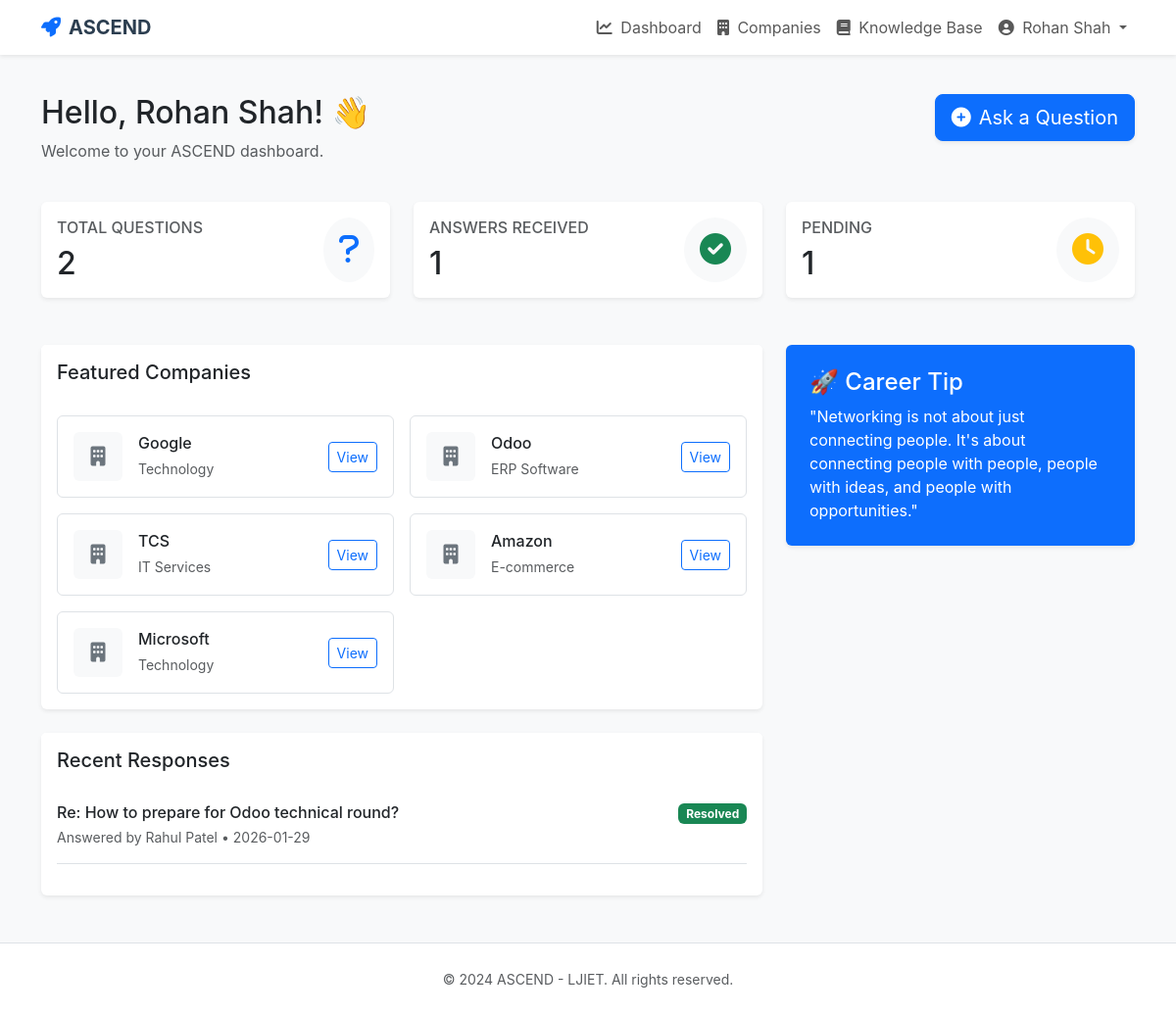
Page /student_dashboard (signed in) on the committed database.
### app/models.py (models this page shows, shortened)
class User(UserMixin, db.Model):
    id = db.Column(db.Integer, primary_key=True)
    name = db.Column(db.String(64), nullable=False)
    email = db.Column(db.String(120), index=True, unique=True, nullable=False)
    password_hash = db.Column(db.String(128))
    role = db.Column(db.String(20), nullable=False) # 'student', 'alumni', 'admin'
    created_at = db.Column(db.DateTime, default=datetime.utcnow)
    student_profile = db.relationship('Student', backref='user', uselist=False)
    alumni_profile = db.relationship('Alumni', backref='user', uselist=False)

class Company(db.Model):
    id = db.Column(db.Integer, primary_key=True)
    name = db.Column(db.String(100), unique=True, nullable=False)
    industry = db.Column(db.String(50))
    logo_url = db.Column(db.String(200)) # Placeholder or URL
    alumni = db.relationship('Alumni', backref='company', lazy='dynamic')
    questions = db.relationship('Question', backref='target_company', lazy='dynamic')

class Response(db.Model):
    id = db.Column(db.Integer, primary_key=True)
    question_id = db.Column(db.Integer, db.ForeignKey('question.id'))
    mentor_id = db.Column(db.Integer, db.ForeignKey('alumni.id'))
    body = db.Column(db.Text, nullable=False)
    created_at = db.Column(db.DateTime, default=datetime.utcnow)
    helpful_count = db.Column(db.Integer, default=0)
    feedback = db.relationship('Feedback', backref='response', uselist=False)

class Question(db.Model):
    id = db.Column(db.Integer, primary_key=True)
    student_id = db.Column(db.Integer, db.ForeignKey('student.id'))
    company_id = db.Column(db.Integer, db.ForeignKey('company.id'))
    title = db.Column(db.String(200), nullable=False)
    body = db.Column(db.Text, nullable=False)
    category = db.Column(db.String(50)) # Interview, Roadmap, etc.
    urgency = db.Column(db.String(20)) # Normal, High
    status = db.Column(db.String(20), default='pending') # pending, answered
    created_at = db.Column(db.DateTime, default=datetime.utcnow)
    responses = db.relationship('Response', backref='question', lazy='dynamic')
    target_mentor_id = db.Column(db.Integer, db.ForeignKey('alumni.id'), nullable=True)

### app/routes/main.py (the view)
@bp.route('/student_dashboard')
@login_required
def student_dashboard():
    if current_user.role != 'student':
        return render_template('main/student_dashboard.html') # Placeholder if alumni logs in
    question_count = Question.query.filter_by(student_id=current_user.student_profile.id).count()
    answered_count = Question.query.filter_by(student_id=current_user.student_profile.id, status='answered').count()
    companies = Company.query.limit(5).all()
    recent_responses = Response.query.join(Question).filter(Question.student_id == current_user.student_profile.id).order_by(Response.created_at.desc()).limit(3).all()
    return render_template('main/student_dashboard.html',
                           question_count=question_count,
                           answered_count=answered_count,
                           companies=companies,
                           recent_responses=recent_responses)

### app/models.py (called while the page is built)
@login.user_loader
def load_user(id):
    return User.query.get(int(id))

### app/templates/main/student_dashboard.html
{% extends "base.html" %}
{% block content %}
<div class="row mb-4">
    <div class="col-md-8">
        <h2>Hello, {{ current_user.name }}! 👋</h2>
        <p class="text-muted">Welcome to your ASCEND dashboard.</p>
    </div>
    <div class="col-md-4 text-end">
        <a href="{{ url_for('main.ask_question') }}" class="btn btn-primary btn-lg shadow-sm">
            <i class="fas fa-plus-circle me-2"></i>Ask a Question
        </a>
    </div>
</div>
<div class="row mb-5">
    <div class="col-md-4">
        <div class="card bg-white h-100 border-0 shadow-sm">
            <div class="card-body">
                <div class="d-flex justify-content-between align-items-center">
                    <div>
                        <h6 class="text-muted text-uppercase mb-2">Total Questions</h6>
                        <h2 class="mb-0">{{ question_count or 0 }}</h2>
                    </div>
                    <div class="icon-shape bg-light text-primary rounded-circle p-3">
                        <i class="fas fa-question fa-2x"></i>
                    </div>
                </div>
            </div>
        </div>
    </div>
    <div class="col-md-4">
        <div class="card bg-white h-100 border-0 shadow-sm">
            <div class="card-body">
                <div class="d-flex justify-content-between align-items-center">
                    <div>
                        <h6 class="text-muted text-uppercase mb-2">Answers Received</h6>
                        <h2 class="mb-0">{{ answered_count or 0 }}</h2>
                    </div>
                    <div class="icon-shape bg-light text-success rounded-circle p-3">
                        <i class="fas fa-check-circle fa-2x"></i>
                    </div>
                </div>
            </div>
        </div>
    </div>
    <div class="col-md-4">
        <div class="card bg-white h-100 border-0 shadow-sm">
            <div class="card-body">
                <div class="d-flex justify-content-between align-items-center">
                    <div>
                        <h6 class="text-muted text-uppercase mb-2">Pending</h6>
                        <h2 class="mb-0">{{ (question_count or 0) - (answered_count or 0) }}</h2>
                    </div>
                    <div class="icon-shape bg-light text-warning rounded-circle p-3">
                        <i class="fas fa-clock fa-2x"></i>
                    </div>
                </div>
            </div>
        </div>
    </div>
</div>
<div class="row">
    <div class="col-lg-8">
        <div class="card border-0 shadow-sm mb-4">
            <div class="card-header bg-white border-0 py-3">
                <h5 class="mb-0">Featured Companies</h5>
            </div>
            <div class="card-body">
                <div class="row g-3">
                    {% for company in companies %}
                    <div class="col-md-6">
                        <div class="d-flex align-items-center p-3 border rounded hover-bg-light">
                            <div class="flex-shrink-0">
                                <div class="bg-light rounded p-2 text-center" style="width: 50px; height: 50px;">
                                    <i class="fas fa-building text-secondary fa-lg align-middle"
                                        style="line-height: 34px;"></i>
                                </div>
                            </div>
                            <div class="flex-grow-1 ms-3">
                                <h6 class="mb-1">{{ company.name }}</h6>
                                <small class="text-muted">{{ company.industry }}</small>
                            </div>
                            <a href="#" class="btn btn-sm btn-outline-primary">View</a>
                        </div>
                    </div>
                    {% else %}
                    <p class="text-muted text-center py-4">No companies found.</p>
                    {% endfor %}
                </div>
            </div>
        </div>
        <div class="card border-0 shadow-sm">
            <div class="card-header bg-white border-0 py-3">
                <h5 class="mb-0">Recent Responses</h5>
            </div>
            <div class="card-body">
                {% for response in recent_responses %}
                <div class="d-flex mb-3 pb-3 border-bottom last-no-border">
                    <div class="flex-grow-1">
                        <h6 class="mb-1">
                            <a href="{{ url_for('main.view_question', id=response.question.id) }}"
                                class="text-decoration-none text-dark">
                                Re: {{ response.question.title }}
                            </a>
                        </h6>
                        <p class="text-muted small mb-0">
                            Answered by {{ response.mentor.user.name if response.mentor else 'Mentor' }} • {{
                            response.created_at.strftime('%Y-%m-%d') }}
                        </p>
                    </div>
                    <span class="badge bg-success align-self-start">Resolved</span>
                </div>
                {% else %}
                <p class="text-muted text-center py-4">No recent responses yet.</p>
                {% endfor %}
            </div>
        </div>
    </div>
    <div class="col-lg-4">
        <div class="card border-0 shadow-sm bg-primary text-white mb-4">
            <div class="card-body p-4">
                <h4>🚀 Career Tip</h4>
                <p class="mb-0">"Networking is not about just connecting people. It's about connecting people with
                    people, people with ideas, and people with opportunities."</p>
            </div>
        </div>
    </div>
</div>
{% endblock %}

### app/templates/base.html (shortened to what this page needs)
<!DOCTYPE html>
<html lang="en">
<head>
    <link href="https://cdn.jsdelivr.net/npm/bootstrap@5.3.0/dist/css/bootstrap.min.css" rel="stylesheet">
    <link rel="stylesheet" href="https://cdnjs.cloudflare.com/ajax/libs/font-awesome/6.0.0/css/all.min.css">
</head>
<body>
    <nav class="navbar navbar-expand-lg navbar-light fixed-top">
        <div class="container">
            <a class="navbar-brand" href="{{ url_for('main.index') }}">
                <i class="fas fa-rocket text-primary me-2"></i>ASCEND
            </a>
            <div class="collapse navbar-collapse" id="navbarNav">
                <ul class="navbar-nav ms-auto">
                    {% if current_user.is_authenticated %}
                    <li class="nav-item">
                        <a class="nav-link" href="{{ url_for('main.student_dashboard') }}">
                            <i class="fas fa-chart-line me-1"></i> Dashboard
                        </a>
                    </li>
                    <li class="nav-item">
                        <a class="nav-link" href="{{ url_for('main.company_list') }}">
                            <i class="fas fa-building me-1"></i> Companies
                        </a>
                    </li>
                    <li class="nav-item">
                        <a class="nav-link" href="{{ url_for('main.knowledge_base') }}">
                            <i class="fas fa-book me-1"></i> Knowledge Base
                        </a>
                    </li>
                    <li class="nav-item dropdown">
                        <a class="nav-link dropdown-toggle" href="#" id="userDropdown" role="button"
                            data-bs-toggle="dropdown">
                            <i class="fas fa-user-circle me-1"></i> {{ current_user.name }}
                        </a>
                    </li>
                    {% endif %}
                </ul>
            </div>
        </div>
    </nav>
    <div class="container mt-5 pt-5">
        {% block content %}{% endblock %}
    </div>
    <footer class="bg-white py-4 mt-5 border-top">
        <div class="container text-center text-muted">
            <small>&copy; 2024 ASCEND - LJIET. All rights reserved.</small>
        </div>
    </footer>
</body>
</html>

### app/templates/base.html (style rules this page uses)
body { font-family: 'Inter', sans-serif; background-color: #f8f9fa; }
.navbar { background-color: #fff; box-shadow: 0 2px 4px rgba(0, 0, 0, .08); }
.navbar-brand { font-weight: 700; color: #2c3e50; }
.card { border: none; box-shadow: 0 4px 6px rgba(0, 0, 0, .05); transition: transform 0.2s; }

### rows in the picture
User: name "Rohan Shah"
Company: name "Google", industry "Technology"
Company: name "Odoo", industry "ERP Software"
Company: name "TCS", industry "IT Services"
Company: name "Amazon", industry "E-commerce"
Company: name "Microsoft", industry "Technology"
Response: question "How to prepare for Odoo technical round?", mentor.user "Rahul Patel", created_at "2026-01-29"

### other values in the picture
{{ question_count or 0 }} "2"
{{ answered_count or 0 }} "1"
{{ (question_count or 0) - (answered_count or 0) }} "1"
